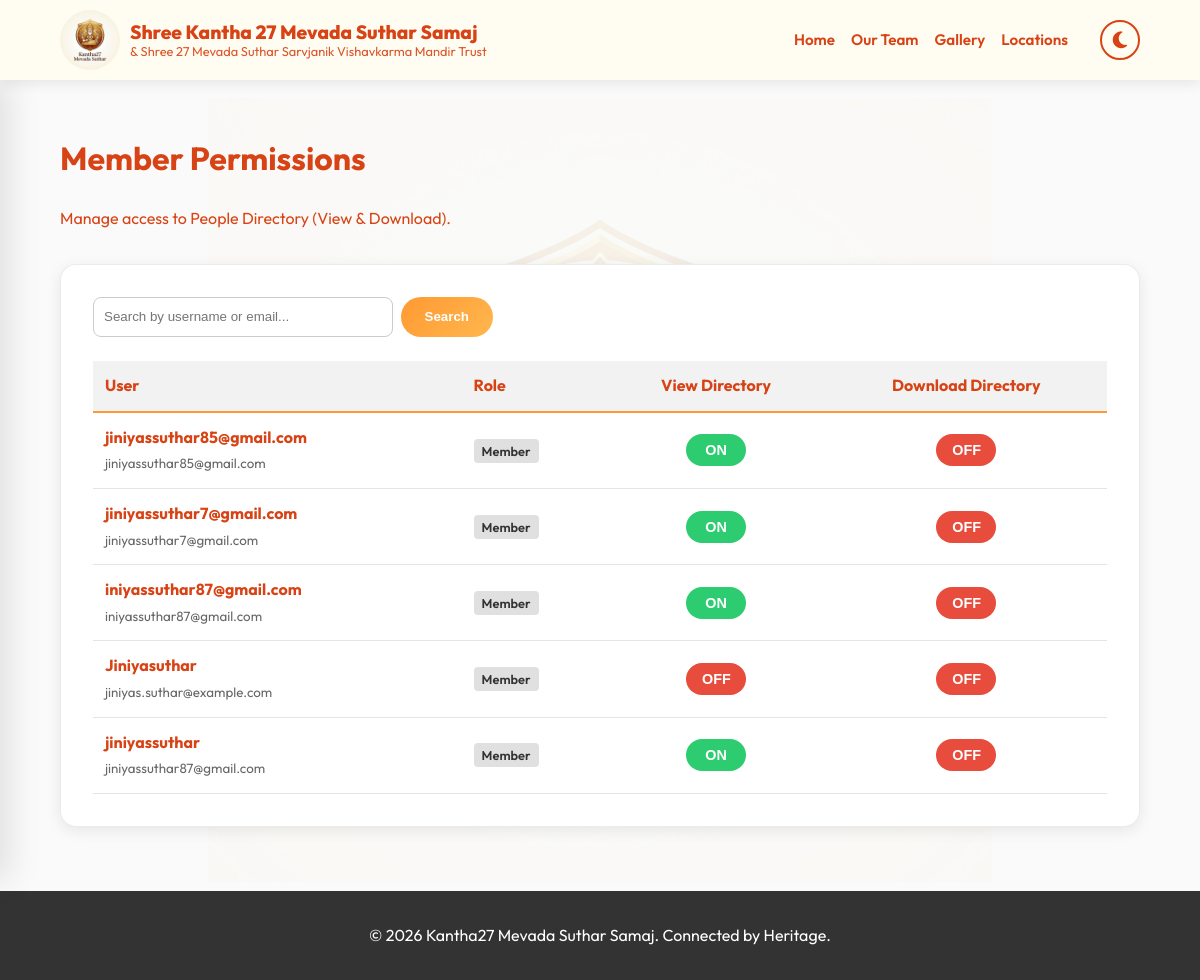
The app's page /dashboard/staff/members/ (signed in), older data.
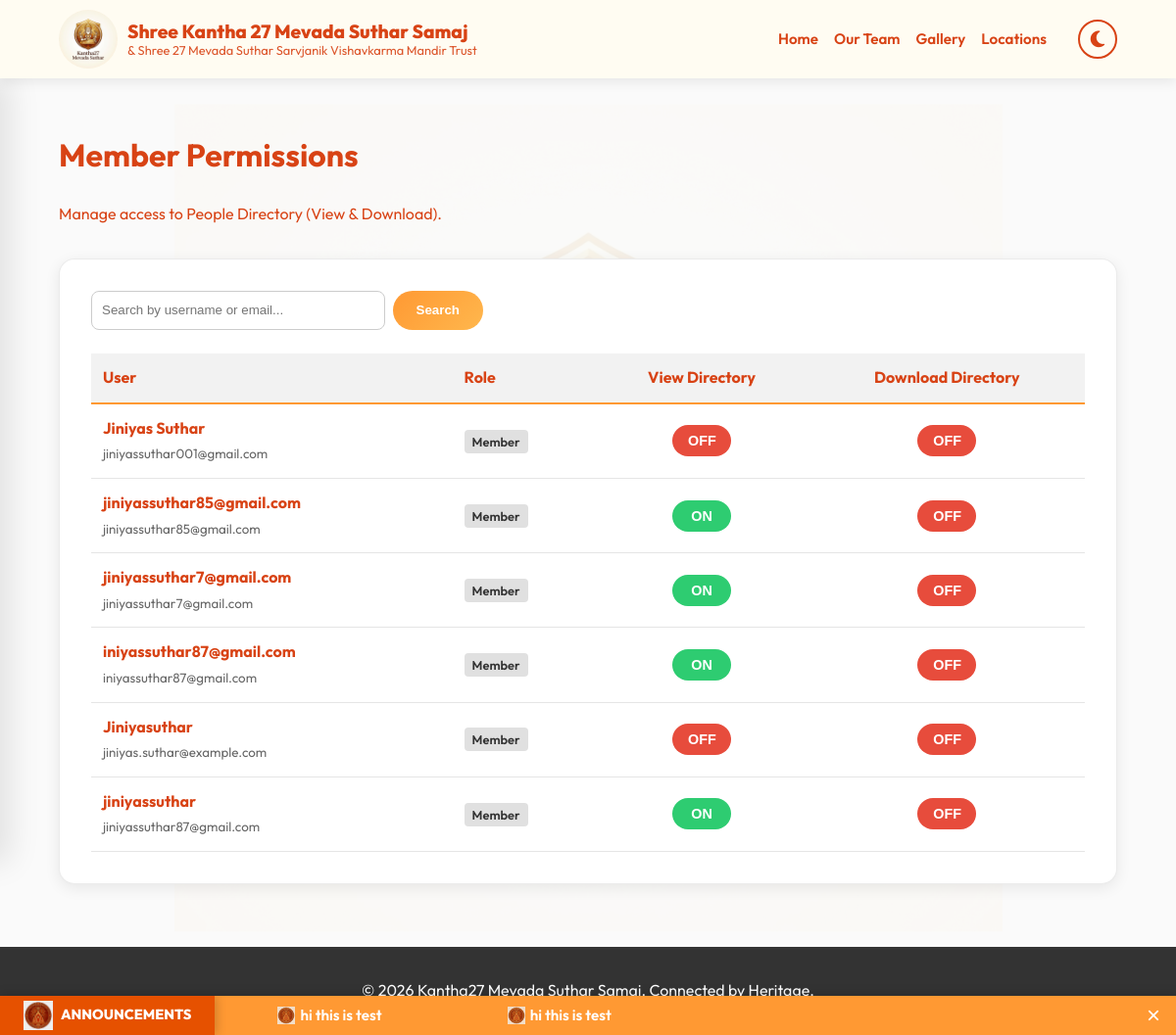
The same page, newer data.
### accounts/models.py (models this page shows, shortened)
class User(AbstractUser):
    username_validator = SpaceUnicodeUsernameValidator()
    username = models.CharField(
        max_length=150,
        unique=True,
        help_text='Required. 150 characters or fewer. Letters, digits and @/./+/-/_/space only.',
        validators=[username_validator],
        error_messages={
            'unique': "A user with that username already exists.",
        },
    )
    class Role(models.TextChoices):
        ADMIN = 'ADMIN', 'Admin'
        SUB_ADMIN = 'SUB_ADMIN', 'Sub-Admin'
        MEMBER = 'MEMBER', 'Member'
        PUBLIC = 'PUBLIC', 'Public'
    role = models.CharField(
        max_length=10,
        choices=Role.choices,
        default=Role.PUBLIC
    )
    email = models.EmailField(unique=True)
    phone_number = models.CharField(max_length=15, unique=True, blank=True, null=True)
    can_view_directory = models.BooleanField(default=False, verbose_name="Can view People Directory")
    can_download_directory = models.BooleanField(default=False, verbose_name="Can download People Directory")
    def is_samaj_admin(self):
        return self.role in [self.Role.ADMIN, self.Role.SUB_ADMIN] or self.is_superuser

### news/models.py (models this page shows, shortened)
class NewsAnnouncement(models.Model):
    message = models.TextField(help_text="The announcement text to display in the scroller.")
    is_active = models.BooleanField(default=True, help_text="Toggle visibility of this announcement.")
    scroll_speed = models.IntegerField(default=20, help_text="Speed in seconds (e.g., 20 = Slow, 10 = Fast).")
    created_at = models.DateTimeField(auto_now_add=True)
    updated_at = models.DateTimeField(auto_now=True)

### dashboard/views.py (the view, shortened to what this page needs)
# urls.py: path('staff/members/', views.member_management, name='member_management'),
@sub_admin_required
def member_management(request):
    members = User.objects.exclude(is_superuser=True).order_by('-date_joined') # Exclude superusers to prevent accidental lockouts or listing
    query = request.GET.get('q')
    if query:
        members = members.filter(username__icontains=query) | members.filter(email__icontains=query)
    return render(request, 'dashboard/member_management.html', {'members': members})

### news/templatetags/news_tags.py (called while the page is built)
@register.inclusion_tag('news/ticker.html')
def news_ticker():
    announcements = NewsAnnouncement.objects.filter(is_active=True).order_by('-created_at')
    speed = 20
    if announcements.exists():
        speed = announcements.first().scroll_speed
    return {
        'announcements': announcements,
        'speed': speed
    }

### templates/dashboard/member_management.html (shortened to what this page needs)
{% extends 'base/base.html' %}
{% load static %}
{% block content %}
<div class="header-section" style="margin-bottom: 2rem;">
    <h1>Member Permissions</h1>
    <p>Manage access to People Directory (View & Download).</p>
</div>
<div class="glass-card">
    <div
        style="margin-bottom: 1.5rem; display: flex; justify-content: space-between; align-items: center; flex-wrap: wrap; gap: 1rem;">
        <form method="get" action="" style="display: flex; gap: 0.5rem; flex: 1; max-width: 400px;">
            <input type="text" name="q" placeholder="Search by username or email..." value="{{ request.GET.q }}"
                style="padding: 10px; border-radius: 8px; border: 1px solid #ccc; flex: 1;">
            <button type="submit" class="btn-primary">Search</button>
        </form>
    </div>
    <div style="overflow-x: auto;">
        <table style="width: 100%; border-collapse: collapse; min-width: 600px;">
            <thead style="background: rgba(0,0,0,0.05); border-bottom: 2px solid var(--primary-color);">
                <tr>
                    <th style="padding: 12px; text-align: left;">User</th>
                    <th style="padding: 12px; text-align: left;">Role</th>
                    <th style="padding: 12px; text-align: center;">View Directory</th>
                    <th style="padding: 12px; text-align: center;">Download Directory</th>
                </tr>
            </thead>
            <tbody>
                {% for member in members %}
                <tr style="border-bottom: 1px solid rgba(0,0,0,0.1);">
                    <td style="padding: 12px;">
                        <strong>{{ member.username }}</strong><br>
                        <small style="color: #666;">{{ member.email }}</small>
                    </td>
                    <td style="padding: 12px;">
                        <span class="badge">
                            {{ member.get_role_display }}
                        </span>
                    </td>
                    <td style="padding: 12px; text-align: center;">
                        <form method="post" style="display: inline;">
                            <button type="submit"
                                class="btn-sm {% if member.can_view_directory %}btn-success{% else %}btn-danger{% endif %}"
                                style="border: none; border-radius: 20px; width: 60px; cursor: pointer;">
                                {% if member.can_view_directory %}ON{% else %}OFF{% endif %}
                            </button>
                        </form>
                    </td>
                    <td style="padding: 12px; text-align: center;">
                        <form method="post" style="display: inline;">
                            <button type="submit"
                                class="btn-sm {% if member.can_download_directory %}btn-success{% else %}btn-danger{% endif %}"
                                style="border: none; border-radius: 20px; width: 60px; cursor: pointer;">
                                {% if member.can_download_directory %}ON{% else %}OFF{% endif %}
                            </button>
                        </form>
                    </td>
                </tr>
                {% empty %}
                <tr>
                    <td colspan="4" style="padding: 2rem; text-align: center;">No members found.</td>
                </tr>
                {% endfor %}
            </tbody>
        </table>
    </div>
</div>
{% endblock %}

### templates/news/ticker.html
{% load static %}
{% if announcements %}
<div class="news-ticker-container">
    <div class="ticker-label">
        <img src="{% static 'img/ticker_logo.png' %}" alt="News" style="height: 30px; margin-right: 8px;">
        Announcements
    </div>
    <div class="ticker-wrap">
        <div class="ticker-move" style="animation-duration: {{ speed }}s;">
            <div class="ticker-group">
                {% for item in announcements %}
                <div class="ticker-item">
                    <img src="{% static 'img/ticker_logo.png' %}" alt="Icon"
                        style="height: 18px; vertical-align: middle; margin-right: 5px; opacity: 0.8;">
                    {{ item.message }}
                </div>
                {% endfor %}
            </div>
            <div class="ticker-group">
                {% for item in announcements %}
                <div class="ticker-item">
                    <img src="{% static 'img/ticker_logo.png' %}" alt="Icon"
                        style="height: 18px; vertical-align: middle; margin-right: 5px; opacity: 0.8;">
                    {{ item.message }}
                </div>
                {% endfor %}
            </div>
        </div>
    </div>
    <button class="ticker-close"
        onclick="document.querySelector('.news-ticker-container').style.display='none';">&times;</button>
</div>
{% endif %}

Row changes from the older to the newer data that the page shows:
added User: username "Jiniyas Suthar", email "jiniyassuthar001@gmail.com", role "Member", can_view_directory "OFF", can_download_directory "OFF"
added NewsAnnouncement: message "hi this is test"
Text that changed along with them:
text now shown: "ANNOUNCEMENTS ×"
